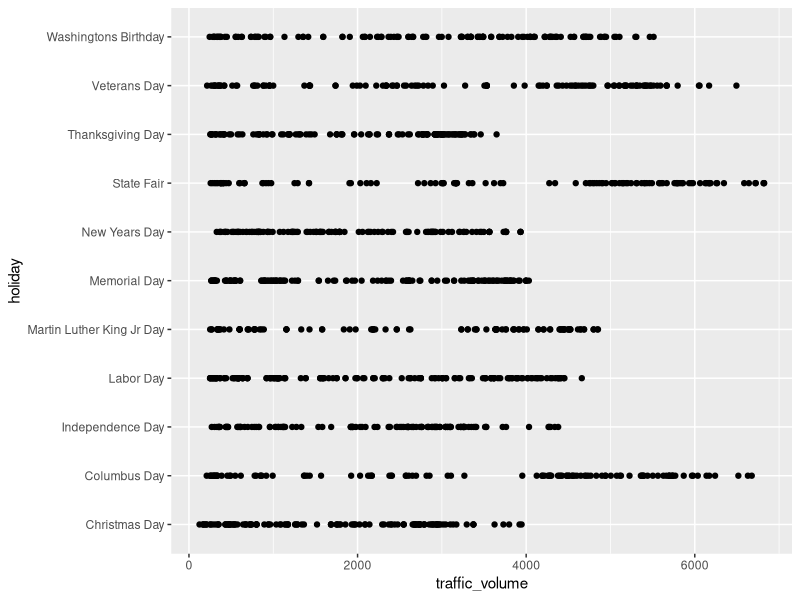

Write the R code that produced this figure.
library (ggplot2)
library(dplyr)
library(lubridate)
options(digits=3)

# Import data
baseData <- read.csv(file="Metro_Interstate_Traffic_Volume.csv", header=TRUE, sep=",", stringsAsFactors = FALSE)

# Remove duplicates and weird outliers
baseData <- unique(baseData)
baseData <- subset(baseData, temp>200 & rain_1h<100 & snow_1h<100)

# Fix and split date_time
baseData$date_time <- paste(baseData$date_time, ":00", sep = "")
baseData$date_time <- as.POSIXct(baseData$date_time, format = "%m/%d/%Y %H:%M:%S")
baseData$hour <- hour(baseData$date_time)
baseData$month <- month(baseData$date_time)
baseData$weekend <- wday(baseData$date_time)
baseData$weekend[baseData$weekday<6] <- 0 # Designates weekday
baseData$weekend[baseData$weekday>5] <- 1 # Designates weekend
baseData$date <- date(baseData$date_time)
baseData$year <- year(baseData$date_time) # Not used in calculations, just in segmenting data

# Holidays fix and visual inspection for grouping
# 0 = No holiday
# 1 = High volume travel holiday
# 2 = Low volume travel holiday
hDates <- unique(baseData$date_time[baseData$holiday != "None"])
for (i in 1:length(hDates)) {
  temp <- baseData$holiday[baseData$date_time == hDates[i]]
  baseData$holiday[baseData$date == hDates[i]] <- temp[1]
}
holidayData <- filter(baseData, holiday != "None")
ggplot(holidayData, aes(x = traffic_volume, y = holiday)) + geom_point()
baseData$holiday[baseData$holiday == "None"] <- "0"
baseData$holiday[baseData$holiday == "Washingtons Birthday" | baseData$holiday == "Veterans Day" |
                   baseData$holiday == "State Fair" | baseData$holiday == "Columbus Day"] <- "0"
baseData$holiday[baseData$holiday != "0" & baseData$holiday != "1"] <- "1"
holidayData <- filter(baseData, holiday != "None")
#ggplot(holidayData, aes(x = traffic_volume, y = holiday)) + geom_point()
rm(holidayData, hDates, i, temp)

# Remove variation in capitalization and convert to numeric if necessary
baseData <- mutate_all(baseData, toupper)
baseData$temp  <- as.numeric(baseData$temp)
baseData$rain_1h  <- as.numeric(baseData$rain_1h)
baseData$snow_1h  <- as.numeric(baseData$snow_1h)
baseData$hour  <- as.numeric(baseData$hour)
baseData$year  <- as.numeric(baseData$year)

# Weather Columns
baseData$RAIN <- baseData$SNOW <- baseData$THUNDERSTORM <- baseData$MIST <- 0
baseData$DRIZZLE <- baseData$FOG <- baseData$HAZE <- baseData$SQUALL <- 0
baseData$SMOKE <- baseData$CLOUDS <- baseData$CLEAR <- 0
baseData$RAIN[baseData$weather_main == "RAIN"] <- 1
baseData$SNOW[baseData$weather_main == "SNOW"] <- 1
baseData$THUNDERSTORM[baseData$weather_main == "THUNDERSTORM"] <- 1
baseData$MIST[baseData$weather_main == "MIST"] <- 1
baseData$DRIZZLE[baseData$weather_main == "DRIZZLE"] <- 1
baseData$FOG[baseData$weather_main == "FOG"] <- 1
baseData$HAZE[baseData$weather_main == "HAZE"] <- 1
baseData$SQUALL[baseData$weather_main == "SQUALL"] <- 1
baseData$SMOKE[baseData$weather_main == "SMOKE"] <- 1
baseData$CLOUDS[baseData$weather_main == "CLOUDS"] <- 1
baseData$CLEAR[baseData$weather_main == "CLEAR"] <- 1

# Normalize Values
normalizedData <- baseData
normalizedData$temp <- (normalizedData$temp - min(normalizedData$temp)) /
  (max(normalizedData$temp) - min(normalizedData$temp))
normalizedData$rain_1h <- (normalizedData$rain_1h - min(normalizedData$rain_1h)) /
  (max(normalizedData$rain_1h) - min(normalizedData$rain_1h))
normalizedData$snow_1h <- (normalizedData$snow_1h - min(normalizedData$snow_1h)) /
  (max(normalizedData$snow_1h) - min(normalizedData$snow_1h))
normalizedData$hour <- (normalizedData$hour - min(normalizedData$hour)) /
  (max(normalizedData$hour) - min(normalizedData$hour))

# Export to CSV
write.csv(baseData, file = "CleanedData.csv")
write.csv(normalizedData, file = "CleanedNormalizedData.csv")
